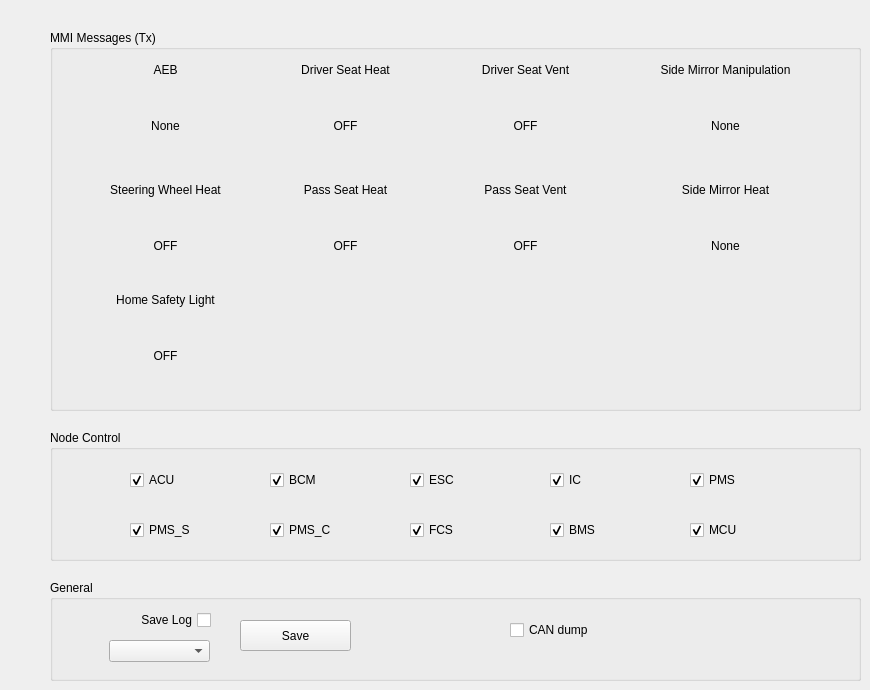
    <widget class="QWidget" name="general">
     <attribute name="title">
      <string>General</string>
     </attribute>
     <widget class="QGroupBox" name="mmi_message_group">
      <property name="geometry">
       <rect>
        <x>50</x>
        <y>30</y>
        <width>811</width>
        <height>381</height>
       </rect>
      </property>
      <property name="title">
       <string>MMI Messages (Tx)</string>
      </property>
      <widget class="QLabel" name="txt_res_side_heat">
       <property name="geometry">
        <rect>
         <x>590</x>
         <y>180</y>
         <width>171</width>
         <height>71</height>
        </rect>
       </property>
       <property name="text">
        <string>None</string>
       </property>
       <property name="alignment">
        <set>Qt::AlignCenter</set>
       </property>
      </widget>
      <widget class="QLabel" name="txt_st_whl_heat">
       <property name="geometry">
        <rect>
         <x>30</x>
         <y>150</y>
         <width>171</width>
         <height>20</height>
        </rect>
       </property>
       <property name="text">
        <string>Steering Wheel Heat</string>
       </property>
       <property name="alignment">
        <set>Qt::AlignCenter</set>
       </property>
      </widget>
      <widget class="QLabel" name="txt_res_pass_vent">
       <property name="geometry">
        <rect>
         <x>390</x>
         <y>180</y>
         <width>171</width>
         <height>71</height>
        </rect>
       </property>
       <property name="text">
        <string>OFF</string>
       </property>
       <property name="alignment">
        <set>Qt::AlignCenter</set>
       </property>
      </widget>
      <widget class="QLabel" name="txt_light">
       <property name="geometry">
        <rect>
         <x>30</x>
         <y>260</y>
         <width>171</width>
         <height>20</height>
        </rect>
       </property>
       <property name="text">
        <string>Home Safety Light</string>
       </property>
       <property name="alignment">
        <set>Qt::AlignCenter</set>
       </property>
      </widget>
      <widget class="QLabel" name="txt_res_aeb">
       <property name="geometry">
        <rect>
         <x>30</x>
         <y>60</y>
         <width>171</width>
         <height>71</height>
        </rect>
       </property>
       <property name="text">
        <string>None</string>
       </property>
       <property name="alignment">
        <set>Qt::AlignCenter</set>
       </property>
      </widget>
      <widget class="QLabel" name="txt_side_mani">
       <property name="geometry">
        <rect>
         <x>570</x>
         <y>30</y>
         <width>211</width>
         <height>20</height>
        </rect>
       </property>
       <property name="text">
        <string>Side Mirror Manipulation</string>
       </property>
       <property name="alignment">
        <set>Qt::AlignCenter</set>
       </property>
      </widget>
      <widget class="QLabel" name="txt_pass_vent">
       <property name="geometry">
        <rect>
         <x>390</x>
         <y>150</y>
         <width>171</width>
         <height>20</height>
        </rect>
       </property>
       <property name="text">
        <string>Pass Seat Vent</string>
       </property>
       <property name="alignment">
        <set>Qt::AlignCenter</set>
       </property>
      </widget>
      <widget class="QLabel" name="txt_pass_heat">
       <property name="geometry">
        <rect>
         <x>210</x>
         <y>150</y>
         <width>171</width>
         <height>20</height>
        </rect>
       </property>
       <property name="text">
        <string>Pass Seat Heat</string>
       </property>
       <property name="alignment">
        <set>Qt::AlignCenter</set>
       </property>
      </widget>
      <widget class="QLabel" name="txt_drv_vent">
       <property name="geometry">
        <rect>
         <x>390</x>
         <y>30</y>
         <width>171</width>
         <height>20</height>
        </rect>
       </property>
       <property name="text">
        <string>Driver Seat Vent</string>
       </property>
       <property name="alignment">
        <set>Qt::AlignCenter</set>
       </property>
      </widget>
      <widget class="QLabel" name="txt_res_st_whl_heat">
       <property name="geometry">
        <rect>
         <x>30</x>
         <y>180</y>
         <width>171</width>
         <height>71</height>
        </rect>
       </property>
       <property name="text">
        <string>OFF</string>
       </property>
       <property name="alignment">
        <set>Qt::AlignCenter</set>
       </property>
      </widget>
      <widget class="QLabel" name="txt_res_drv_heat">
       <property name="geometry">
        <rect>
         <x>210</x>
         <y>60</y>
         <width>171</width>
         <height>71</height>
        </rect>
       </property>
       <property name="text">
        <string>OFF</string>
       </property>
       <property name="alignment">
        <set>Qt::AlignCenter</set>
       </property>
      </widget>
      <widget class="QLabel" name="txt_aeb">
       <property name="geometry">
        <rect>
         <x>30</x>
         <y>30</y>
         <width>171</width>
         <height>20</height>
        </rect>
       </property>
       <property name="text">
        <string>AEB</string>
       </property>
       <property name="alignment">
        <set>Qt::AlignCenter</set>
       </property>
      </widget>
      <widget class="QLabel" name="txt_res_pass_heat">
       <property name="geometry">
        <rect>
         <x>210</x>
         <y>180</y>
         <width>171</width>
         <height>71</height>
        </rect>
       </property>
       <property name="text">
        <string>OFF</string>
       </property>
       <property name="alignment">
        <set>Qt::AlignCenter</set>
       </property>
      </widget>
      <widget class="QLabel" name="txt_res_drv_vent">
       <property name="geometry">
        <rect>
         <x>390</x>
         <y>60</y>
         <width>171</width>
         <height>71</height>
        </rect>
       </property>
       <property name="text">
        <string>OFF</string>
       </property>
       <property name="alignment">
        <set>Qt::AlignCenter</set>
       </property>
      </widget>
      <widget class="QLabel" name="txt_res_side_mani">
       <property name="geometry">
        <rect>
         <x>590</x>
         <y>60</y>
         <width>171</width>
         <height>71</height>
        </rect>
       </property>
       <property name="text">
        <string>None</string>
       </property>
       <property name="alignment">
        <set>Qt::AlignCenter</set>
       </property>
      </widget>
      <widget class="QLabel" name="txt_drv_heat">
       <property name="geometry">
        <rect>
         <x>210</x>
         <y>30</y>
         <width>171</width>
         <height>20</height>
        </rect>
       </property>
       <property name="text">
        <string>Driver Seat Heat</string>
       </property>
       <property name="alignment">
        <set>Qt::AlignCenter</set>
       </property>
      </widget>
      <widget class="QLabel" name="txt_side_heat">
       <property name="geometry">
        <rect>
         <x>590</x>
         <y>150</y>
         <width>171</width>
         <height>20</height>
        </rect>
       </property>
       <property name="text">
        <string>Side Mirror Heat</string>
       </property>
       <property name="alignment">
        <set>Qt::AlignCenter</set>
       </property>
      </widget>
      <widget class="QLabel" name="txt_res_light">
       <property name="geometry">
        <rect>
         <x>30</x>
         <y>290</y>
         <width>171</width>
         <height>71</height>
        </rect>
       </property>
       <property name="text">
        <string>OFF</string>
       </property>
       <property name="alignment">
        <set>Qt::AlignCenter</set>
       </property>
      </widget>
     </widget>
     <widget class="QGroupBox" name="node_group">
      <property name="geometry">
       <rect>
        <x>50</x>
        <y>430</y>
        <width>811</width>
        <height>131</height>
       </rect>
      </property>
      <property name="title">
       <string>Node Control</string>
      </property>
      <widget class="QLabel" name="txt_res_light_3">
       <property name="geometry">
        <rect>
         <x>30</x>
         <y>290</y>
         <width>171</width>
         <height>71</height>
        </rect>
       </property>
       <property name="text">
        <string>OFF</string>
       </property>
       <property name="alignment">
        <set>Qt::AlignCenter</set>
       </property>
      </widget>
      <widget class="QCheckBox" name="chkbox_node_ic">
       <property name="geometry">
        <rect>
         <x>500</x>
         <y>40</y>
         <width>121</width>
         <height>20</height>
        </rect>
       </property>
       <property name="text">
        <string>IC</string>
       </property>
       <property name="checked">
        <bool>true</bool>
       </property>
      </widget>
      <widget class="QCheckBox" name="chkbox_node_pms_s">
       <property name="geometry">
        <rect>
         <x>80</x>
         <y>90</y>
         <width>121</width>
         <height>20</height>
        </rect>
       </property>
       <property name="text">
        <string>PMS_S</string>
       </property>
       <property name="checked">
        <bool>true</bool>
       </property>
      </widget>
      <widget class="QCheckBox" name="chkbox_node_pms">
       <property name="geometry">
        <rect>
         <x>640</x>
         <y>40</y>
         <width>121</width>
         <height>20</height>
        </rect>
       </property>
       <property name="text">
        <string>PMS</string>
       </property>
       <property name="checked">
        <bool>true</bool>
       </property>
      </widget>
      <widget class="QCheckBox" name="chkbox_node_bms">
       <property name="geometry">
        <rect>
         <x>500</x>
         <y>90</y>
         <width>121</width>
         <height>20</height>
        </rect>
       </property>
       <property name="text">
        <string>BMS</string>
       </property>
       <property name="checked">
        <bool>true</bool>
       </property>
      </widget>
      <widget class="QCheckBox" name="chkbox_node_bcm">
       <property name="geometry">
        <rect>
         <x>220</x>
         <y>40</y>
         <width>121</width>
         <height>20</height>
        </rect>
       </property>
       <property name="text">
        <string>BCM</string>
       </property>
       <property name="checked">
        <bool>true</bool>
       </property>
      </widget>
      <widget class="QCheckBox" name="chkbox_node_esc">
       <property name="geometry">
        <rect>
         <x>360</x>
         <y>40</y>
         <width>121</width>
         <height>20</height>
        </rect>
       </property>
       <property name="text">
        <string>ESC</string>
       </property>
       <property name="checked">
        <bool>true</bool>
       </property>
      </widget>
      <widget class="QCheckBox" name="chkbox_node_mcu">
       <property name="geometry">
        <rect>
         <x>640</x>
         <y>90</y>
         <width>121</width>
         <height>20</height>
        </rect>
       </property>
       <property name="text">
        <string>MCU</string>
       </property>
       <property name="checked">
        <bool>true</bool>
       </property>
      </widget>
      <widget class="QCheckBox" name="chkbox_node_pms_c">
       <property name="geometry">
        <rect>
         <x>220</x>
         <y>90</y>
         <width>121</width>
         <height>20</height>
        </rect>
       </property>
       <property name="text">
        <string>PMS_C</string>
       </property>
       <property name="checked">
        <bool>true</bool>
       </property>
      </widget>
      <widget class="QCheckBox" name="chkbox_node_acu">
       <property name="geometry">
        <rect>
         <x>80</x>
         <y>40</y>
         <width>121</width>
         <height>20</height>
        </rect>
       </property>
       <property name="text">
        <string>ACU</string>
       </property>
       <property name="checked">
        <bool>true</bool>
       </property>
      </widget>
      <widget class="QCheckBox" name="chkbox_node_fcs">
       <property name="geometry">
        <rect>
         <x>360</x>
         <y>90</y>
         <width>121</width>
         <height>20</height>
        </rect>
       </property>
       <property name="text">
        <string>FCS</string>
       </property>
       <property name="checked">
        <bool>true</bool>
       </property>
      </widget>
     </widget>
     <widget class="QGroupBox" name="general_group">
      <property name="geometry">
       <rect>
        <x>50</x>
        <y>580</y>
        <width>811</width>
        <height>101</height>
       </rect>
      </property>
      <property name="title">
       <string>General</string>
      </property>
      <widget class="QCheckBox" name="chkbox_can_dump">
       <property name="geometry">
        <rect>
         <x>460</x>
         <y>40</y>
         <width>121</width>
         <height>20</height>
        </rect>
       </property>
       <property name="text">
        <string>CAN dump</string>
       </property>
       <property name="checked">
        <bool>false</bool>
       </property>
      </widget>
      <widget class="QComboBox" name="comboBox_log_format">
       <property name="geometry">
        <rect>
         <x>59</x>
         <y>60</y>
         <width>101</width>
         <height>22</height>
        </rect>
       </property>
      </widget>
      <widget class="QCheckBox" name="chkbox_save_log">
       <property name="geometry">
        <rect>
         <x>40</x>
         <y>30</y>
         <width>121</width>
         <height>20</height>
        </rect>
       </property>
       <property name="layoutDirection">
        <enum>Qt::RightToLeft</enum>
       </property>
       <property name="text">
        <string>Save Log</string>
       </property>
       <property name="checked">
        <bool>false</bool>
       </property>
      </widget>
      <widget class="QPushButton" name="btn_save_log">
       <property name="geometry">
        <rect>
         <x>190</x>
         <y>40</y>
         <width>111</width>
         <height>31</height>
        </rect>
       </property>
       <property name="text">
        <string>Save</string>
       </property>
      </widget>
     </widget>
    </widget>
